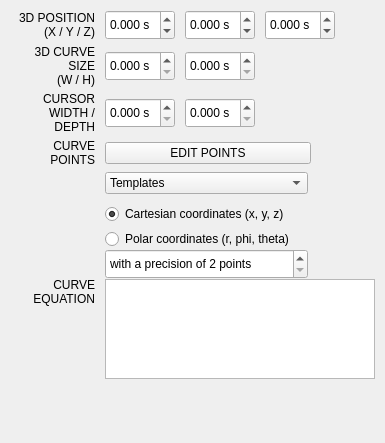
            <widget class="QWidget" name="ssTabInfoSpace">
             <property name="statusTip">
              <string>Objects and 3D space|Objects are positionned in a 3D space. These options allows you to control how objects interact with space:\n - absolute position\n - size of curves\n - playhead cursor size\n - curve trajectory points (manual or mathematical edition)</string>
             </property>
             <attribute name="title">
              <string>3D SPACE</string>
             </attribute>
             <layout class="QVBoxLayout" name="verticalLayout_9">
              <property name="spacing">
               <number>5</number>
              </property>
              <property name="margin">
               <number>10</number>
              </property>
              <item>
               <layout class="QHBoxLayout" name="horizontalLayout_5">
                <property name="spacing">
                 <number>10</number>
                </property>
                <item>
                 <widget class="QLabel" name="positionLabel">
                  <property name="minimumSize">
                   <size>
                    <width>85</width>
                    <height>20</height>
                   </size>
                  </property>
                  <property name="maximumSize">
                   <size>
                    <width>85</width>
                    <height>16777215</height>
                   </size>
                  </property>
                  <property name="text">
                   <string>3D POSITION
(X / Y / Z)</string>
                  </property>
                  <property name="alignment">
                   <set>Qt::AlignRight|Qt::AlignTrailing|Qt::AlignVCenter</set>
                  </property>
                  <property name="wordWrap">
                   <bool>true</bool>
                  </property>
                  <property name="buddy">
                   <cstring>positionX</cstring>
                  </property>
                 </widget>
                </item>
                <item>
                 <widget class="QDoubleSpinBox" name="positionX">
                  <property name="minimumSize">
                   <size>
                    <width>70</width>
                    <height>30</height>
                   </size>
                  </property>
                  <property name="maximumSize">
                   <size>
                    <width>70</width>
                    <height>16777215</height>
                   </size>
                  </property>
                  <property name="toolTip">
                   <string>Changes the absolute X-position of object</string>
                  </property>
                  <property name="suffix">
                   <string notr="true"> s</string>
                  </property>
                  <property name="decimals">
                   <number>3</number>
                  </property>
                  <property name="minimum">
                   <double>-999999.000000000000000</double>
                  </property>
                  <property name="maximum">
                   <double>999999.000000000000000</double>
                  </property>
                  <property name="singleStep">
                   <double>0.100000000000000</double>
                  </property>
                 </widget>
                </item>
                <item>
                 <widget class="QDoubleSpinBox" name="positionY">
                  <property name="minimumSize">
                   <size>
                    <width>70</width>
                    <height>30</height>
                   </size>
                  </property>
                  <property name="maximumSize">
                   <size>
                    <width>70</width>
                    <height>16777215</height>
                   </size>
                  </property>
                  <property name="toolTip">
                   <string>Changes the absolute Y-position of object</string>
                  </property>
                  <property name="suffix">
                   <string notr="true"> s</string>
                  </property>
                  <property name="decimals">
                   <number>3</number>
                  </property>
                  <property name="minimum">
                   <double>-999999.000000000000000</double>
                  </property>
                  <property name="maximum">
                   <double>999999.000000000000000</double>
                  </property>
                  <property name="singleStep">
                   <double>0.100000000000000</double>
                  </property>
                 </widget>
                </item>
                <item>
                 <widget class="QDoubleSpinBox" name="positionZ">
                  <property name="minimumSize">
                   <size>
                    <width>70</width>
                    <height>30</height>
                   </size>
                  </property>
                  <property name="maximumSize">
                   <size>
                    <width>70</width>
                    <height>16777215</height>
                   </size>
                  </property>
                  <property name="toolTip">
                   <string>Changes the absolute Z-position of object</string>
                  </property>
                  <property name="suffix">
                   <string notr="true"> s</string>
                  </property>
                  <property name="decimals">
                   <number>3</number>
                  </property>
                  <property name="minimum">
                   <double>-999999.000000000000000</double>
                  </property>
                  <property name="maximum">
                   <double>999999.000000000000000</double>
                  </property>
                  <property name="singleStep">
                   <double>0.100000000000000</double>
                  </property>
                 </widget>
                </item>
                <item>
                 <spacer name="horizontalSpacer_8">
                  <property name="orientation">
                   <enum>Qt::Horizontal</enum>
                  </property>
                  <property name="sizeHint" stdset="0">
                   <size>
                    <width>40</width>
                    <height>1</height>
                   </size>
                  </property>
                 </spacer>
                </item>
               </layout>
              </item>
              <item>
               <layout class="QHBoxLayout" name="horizontalLayout_16">
                <property name="spacing">
                 <number>10</number>
                </property>
                <item>
                 <widget class="QLabel" name="sizeLabel">
                  <property name="minimumSize">
                   <size>
                    <width>85</width>
                    <height>20</height>
                   </size>
                  </property>
                  <property name="maximumSize">
                   <size>
                    <width>85</width>
                    <height>16777215</height>
                   </size>
                  </property>
                  <property name="text">
                   <string>3D CURVE SIZE
(W / H)</string>
                  </property>
                  <property name="alignment">
                   <set>Qt::AlignRight|Qt::AlignTrailing|Qt::AlignVCenter</set>
                  </property>
                  <property name="wordWrap">
                   <bool>true</bool>
                  </property>
                  <property name="buddy">
                   <cstring>sizeWSpin</cstring>
                  </property>
                 </widget>
                </item>
                <item>
                 <widget class="QDoubleSpinBox" name="sizeWSpin">
                  <property name="minimumSize">
                   <size>
                    <width>70</width>
                    <height>30</height>
                   </size>
                  </property>
                  <property name="maximumSize">
                   <size>
                    <width>70</width>
                    <height>16777215</height>
                   </size>
                  </property>
                  <property name="toolTip">
                   <string>Resizes the object width</string>
                  </property>
                  <property name="suffix">
                   <string notr="true"> s</string>
                  </property>
                  <property name="decimals">
                   <number>3</number>
                  </property>
                  <property name="minimum">
                   <double>0.000000000000000</double>
                  </property>
                  <property name="maximum">
                   <double>999999.000000000000000</double>
                  </property>
                  <property name="singleStep">
                   <double>0.100000000000000</double>
                  </property>
                 </widget>
                </item>
                <item>
                 <widget class="QDoubleSpinBox" name="sizeHSpin">
                  <property name="minimumSize">
                   <size>
                    <width>70</width>
                    <height>30</height>
                   </size>
                  </property>
                  <property name="maximumSize">
                   <size>
                    <width>70</width>
                    <height>16777215</height>
                   </size>
                  </property>
                  <property name="toolTip">
                   <string>Resizes the object height</string>
                  </property>
                  <property name="suffix">
                   <string notr="true"> s</string>
                  </property>
                  <property name="decimals">
                   <number>3</number>
                  </property>
                  <property name="minimum">
                   <double>0.000000000000000</double>
                  </property>
                  <property name="maximum">
                   <double>999999.000000000000000</double>
                  </property>
                  <property name="singleStep">
                   <double>0.100000000000000</double>
                  </property>
                 </widget>
                </item>
                <item>
                 <spacer name="horizontalSpacer_9">
                  <property name="orientation">
                   <enum>Qt::Horizontal</enum>
                  </property>
                  <property name="sizeHint" stdset="0">
                   <size>
                    <width>40</width>
                    <height>1</height>
                   </size>
                  </property>
                 </spacer>
                </item>
               </layout>
              </item>
              <item>
               <layout class="QHBoxLayout" name="horizontalLayout_18">
                <property name="spacing">
                 <number>10</number>
                </property>
                <item>
                 <widget class="QLabel" name="widthLabel">
                  <property name="minimumSize">
                   <size>
                    <width>85</width>
                    <height>20</height>
                   </size>
                  </property>
                  <property name="maximumSize">
                   <size>
                    <width>85</width>
                    <height>16777215</height>
                   </size>
                  </property>
                  <property name="text">
                   <string>CURSOR
WIDTH / DEPTH</string>
                  </property>
                  <property name="alignment">
                   <set>Qt::AlignRight|Qt::AlignTrailing|Qt::AlignVCenter</set>
                  </property>
                  <property name="wordWrap">
                   <bool>true</bool>
                  </property>
                  <property name="buddy">
                   <cstring>widthSpin</cstring>
                  </property>
                 </widget>
                </item>
                <item>
                 <widget class="QDoubleSpinBox" name="widthSpin">
                  <property name="minimumSize">
                   <size>
                    <width>70</width>
                    <height>30</height>
                   </size>
                  </property>
                  <property name="maximumSize">
                   <size>
                    <width>70</width>
                    <height>16777215</height>
                   </size>
                  </property>
                  <property name="toolTip">
                   <string>Changes the width of cursor playhead</string>
                  </property>
                  <property name="suffix">
                   <string notr="true"> s</string>
                  </property>
                  <property name="decimals">
                   <number>3</number>
                  </property>
                  <property name="maximum">
                   <double>999999.000000000000000</double>
                  </property>
                  <property name="singleStep">
                   <double>0.100000000000000</double>
                  </property>
                 </widget>
                </item>
                <item>
                 <widget class="QDoubleSpinBox" name="depthSpin">
                  <property name="minimumSize">
                   <size>
                    <width>70</width>
                    <height>30</height>
                   </size>
                  </property>
                  <property name="maximumSize">
                   <size>
                    <width>70</width>
                    <height>16777215</height>
                   </size>
                  </property>
                  <property name="toolTip">
                   <string>Changes the depth of cursor playhead</string>
                  </property>
                  <property name="suffix">
                   <string notr="true"> s</string>
                  </property>
                  <property name="decimals">
                   <number>3</number>
                  </property>
                  <property name="maximum">
                   <double>999999.000000000000000</double>
                  </property>
                  <property name="singleStep">
                   <double>0.100000000000000</double>
                  </property>
                 </widget>
                </item>
                <item>
                 <spacer name="horizontalSpacer_25">
                  <property name="orientation">
                   <enum>Qt::Horizontal</enum>
                  </property>
                  <property name="sizeHint" stdset="0">
                   <size>
                    <width>40</width>
                    <height>1</height>
                   </size>
                  </property>
                 </spacer>
                </item>
               </layout>
              </item>
              <item>
               <layout class="QHBoxLayout" name="horizontalLayout_17">
                <property name="spacing">
                 <number>10</number>
                </property>
                <item>
                 <widget class="QLabel" name="pointsLabel">
                  <property name="minimumSize">
                   <size>
                    <width>85</width>
                    <height>20</height>
                   </size>
                  </property>
                  <property name="maximumSize">
                   <size>
                    <width>85</width>
                    <height>16777215</height>
                   </size>
                  </property>
                  <property name="text">
                   <string>CURVE
POINTS</string>
                  </property>
                  <property name="alignment">
                   <set>Qt::AlignRight|Qt::AlignTrailing|Qt::AlignVCenter</set>
                  </property>
                  <property name="wordWrap">
                   <bool>true</bool>
                  </property>
                 </widget>
                </item>
                <item>
                 <widget class="QPushButton" name="pointsLists">
                  <property name="minimumSize">
                   <size>
                    <width>206</width>
                    <height>22</height>
                   </size>
                  </property>
                  <property name="toolTip">
                   <string>Click here to manually edit curve points</string>
                  </property>
                  <property name="text">
                   <string>EDIT POINTS</string>
                  </property>
                 </widget>
                </item>
                <item>
                 <spacer name="horizontalSpacer_7">
                  <property name="orientation">
                   <enum>Qt::Horizontal</enum>
                  </property>
                  <property name="sizeHint" stdset="0">
                   <size>
                    <width>40</width>
                    <height>1</height>
                   </size>
                  </property>
                 </spacer>
                </item>
               </layout>
              </item>
              <item>
               <layout class="QGridLayout" name="gridLayout">
                <property name="horizontalSpacing">
                 <number>10</number>
                </property>
                <property name="verticalSpacing">
                 <number>0</number>
                </property>
                <item row="2" column="2">
                 <spacer name="horizontalSpacer_24">
                  <property name="orientation">
                   <enum>Qt::Horizontal</enum>
                  </property>
                  <property name="sizeHint" stdset="0">
                   <size>
                    <width>40</width>
                    <height>20</height>
                   </size>
                  </property>
                 </spacer>
                </item>
                <item row="6" column="1" colspan="2">
                 <widget class="QPlainTextEdit" name="equationEdit">
                  <property name="maximumSize">
                   <size>
                    <width>16777215</width>
                    <height>100</height>
                   </size>
                  </property>
                  <property name="toolTip">
                   <string>Changes the 3D mathematical equation of the curve</string>
                  </property>
                  <property name="plainText">
                   <string/>
                  </property>
                 </widget>
                </item>
                <item row="4" column="1">
                 <widget class="QSpinBox" name="equationPoints">
                  <property name="minimumSize">
                   <size>
                    <width>203</width>
                    <height>30</height>
                   </size>
                  </property>
                  <property name="maximumSize">
                   <size>
                    <width>203</width>
                    <height>16777215</height>
                   </size>
                  </property>
                  <property name="toolTip">
                   <string>Defines the number of points used to calculate the 3D mathematical equation</string>
                  </property>
                  <property name="suffix">
                   <string> points</string>
                  </property>
                  <property name="prefix">
                   <string>with a precision of </string>
                  </property>
                  <property name="minimum">
                   <number>2</number>
                  </property>
                  <property name="maximum">
                   <number>9999</number>
                  </property>
                 </widget>
                </item>
                <item row="4" column="2">
                 <spacer name="horizontalSpacer_26">
                  <property name="orientation">
                   <enum>Qt::Horizontal</enum>
                  </property>
                  <property name="sizeHint" stdset="0">
                   <size>
                    <width>35</width>
                    <height>17</height>
                   </size>
                  </property>
                 </spacer>
                </item>
                <item row="2" column="0" rowspan="5">
                 <widget class="QLabel" name="equationLabel">
                  <property name="minimumSize">
                   <size>
                    <width>85</width>
                    <height>20</height>
                   </size>
                  </property>
                  <property name="maximumSize">
                   <size>
                    <width>85</width>
                    <height>16777215</height>
                   </size>
                  </property>
                  <property name="text">
                   <string>CURVE
EQUATION</string>
                  </property>
                  <property name="alignment">
                   <set>Qt::AlignRight|Qt::AlignTrailing|Qt::AlignVCenter</set>
                  </property>
                  <property name="wordWrap">
                   <bool>true</bool>
                  </property>
                 </widget>
                </item>
                <item row="2" column="1">
                 <widget class="QWidget" name="equationType" native="true">
                  <layout class="QVBoxLayout" name="verticalLayout_8">
                   <property name="spacing">
                    <number>5</number>
                   </property>
                   <property name="margin">
                    <number>0</number>
                   </property>
                   <item>
                    <widget class="QRadioButton" name="equationType0">
                     <property name="text">
                      <string>Cartesian coordinates (x, y, z)</string>
                     </property>
                     <property name="checked">
                      <bool>true</bool>
                     </property>
                    </widget>
                   </item>
                   <item>
                    <widget class="QRadioButton" name="equationType1">
                     <property name="text">
                      <string>Polar coordinates (r, phi, theta)</string>
                     </property>
                    </widget>
                   </item>
                  </layout>
                 </widget>
                </item>
                <item row="0" column="1" colspan="2">
                 <widget class="QComboBox" name="equationTemplate">
                  <property name="minimumSize">
                   <size>
                    <width>203</width>
                    <height>22</height>
                   </size>
                  </property>
                  <property name="maximumSize">
                   <size>
                    <width>203</width>
                    <height>16777215</height>
                   </size>
                  </property>
                  <property name="styleSheet">
                   <string notr="true">QComboBox QAbstractItemView {
	min-height: 100px;
}</string>
                  </property>
                  <item>
                   <property name="text">
                    <string>Templates</string>
                   </property>
                  </item>
                 </widget>
                </item>
                <item row="1" column="1">
                 <spacer name="verticalSpacer_9">
                  <property name="orientation">
                   <enum>Qt::Vertical</enum>
                  </property>
                  <property name="sizeType">
                   <enum>QSizePolicy::Fixed</enum>
                  </property>
                  <property name="sizeHint" stdset="0">
                   <size>
                    <width>20</width>
                    <height>10</height>
                   </size>
                  </property>
                 </spacer>
                </item>
               </layout>
              </item>
              <item>
               <spacer name="verticalSpacer">
                <property name="orientation">
                 <enum>Qt::Vertical</enum>
                </property>
                <property name="sizeHint" stdset="0">
                 <size>
                  <width>20</width>
                  <height>54</height>
                 </size>
                </property>
               </spacer>
              </item>
             </layout>
            </widget>
